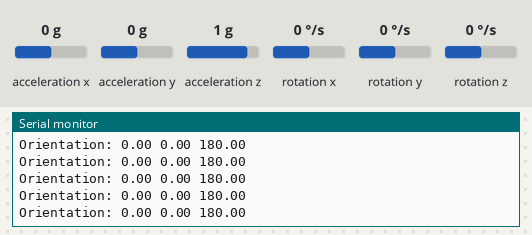
Bench run of a sketch on a simulated Arduino Uno, built for the host (arithmetic inside an expression is 32-bit, double 64-bit). On the bench: the last lines printed to the serial monitor. The inputs (shaded band) are chosen by the test bench; at power-on: acceleration x 0 g, acceleration y 0 g, acceleration z 1 g, rotation x 0 °/s, rotation y 0 °/s, rotation z 0 °/s.

Above: at 1.2 s.
1.3 s: acceleration x set to -1.4 g
At 1.35 s:
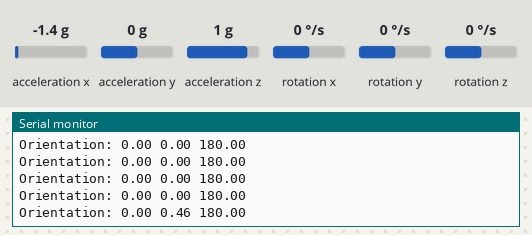
2.8 s: acceleration y set to -1.4 g
At 2.83 s:
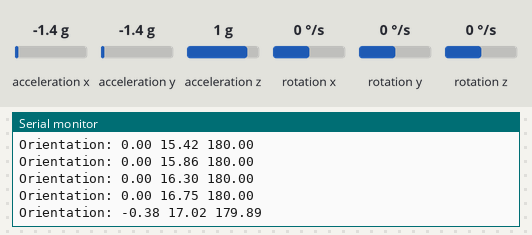
4.3 s: acceleration z set to -1.4 g
At 4.35 s:
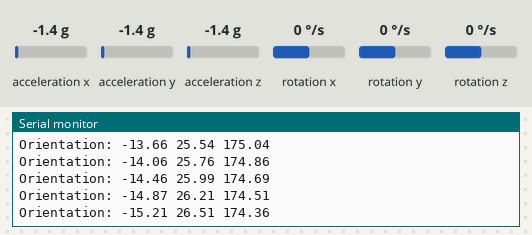
5.8 s: rotation x set to -192 °/s
At 5.83 s:
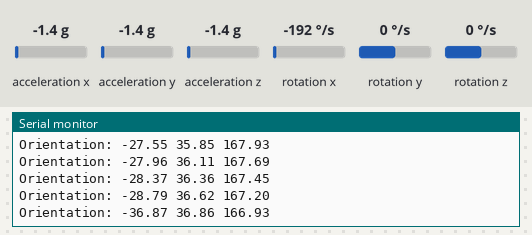
7.3 s: rotation y set to -192 °/s
At 7.31 s:
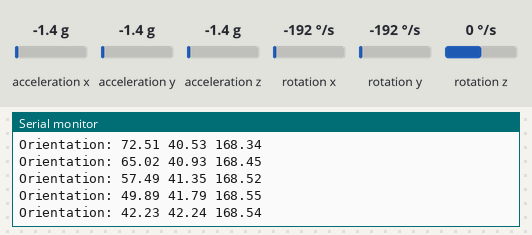
Timing chart, 0 to 9.8 s (numbered marks = the images above; inputs shaded):
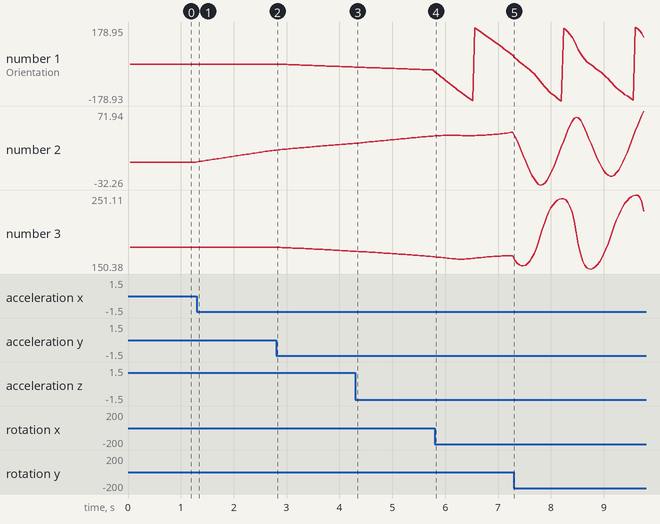

The sketch:

box_interaction.ino
```cpp
#include <CurieIMU.h>
#include <MadgwickAHRS.h>

Madgwick filter;
unsigned long microsPerReading, microsPrevious;
float accelScale, gyroScale;

void setup() {
  Serial.begin(9600);

  // start the IMU and filter
  CurieIMU.begin();
  CurieIMU.setGyroRate(25);
  CurieIMU.setAccelerometerRate(25);
  filter.begin(25);

  // Set the accelerometer range to 2G
  CurieIMU.setAccelerometerRange(2);
  // Set the gyroscope range to 250 degrees/second
  CurieIMU.setGyroRange(250);

  // initialize variables to pace updates to correct rate
  microsPerReading = 1000000 / 25;
  microsPrevious = micros();
}

void loop() {
  int aix, aiy, aiz;
  int gix, giy, giz;
  float ax, ay, az;
  float gx, gy, gz;
  float roll, pitch, heading;
  unsigned long microsNow;

  // check if it's time to read data and update the filter
  microsNow = micros();
  if (microsNow - microsPrevious >= microsPerReading) {

    // read raw data from CurieIMU
    CurieIMU.readMotionSensor(aix, aiy, aiz, gix, giy, giz);

    // convert from raw data to gravity and degrees/second units
    ax = convertRawAcceleration(aix);
    ay = convertRawAcceleration(aiy);
    az = convertRawAcceleration(aiz);
    gx = convertRawGyro(gix);
    gy = convertRawGyro(giy);
    gz = convertRawGyro(giz);

    // update the filter, which computes orientation
    filter.updateIMU(gx, gy, gz, ax, ay, az);

    // print the heading, pitch and roll
    roll = filter.getRoll();
    pitch = filter.getPitch();

    heading = filter.getYaw();


    Serial.print("Orientation: ");
    Serial.print(roll);
    Serial.print(" ");
    Serial.print(pitch);
    Serial.print(" ");
    Serial.println(heading);

    // increment previous time, so we keep proper pace
    microsPrevious = microsPrevious + microsPerReading;
  }
}

float convertRawAcceleration(int aRaw) {
  // since we are using 2G range
  // -2g maps to a raw value of -32768
  // +2g maps to a raw value of 32767

  float a = (aRaw * 2.0) / 32768.0;
  return a;
}

float convertRawGyro(int gRaw) {
  // since we are using 250 degrees/seconds range
  // -250 maps to a raw value of -32768
  // +250 maps to a raw value of 32767

  float g = (gRaw * 250.0) / 32768.0;
  return g;
}
```

Measured:
- after the input at 1.3 s, the serial monitor: prints a new line at once (image 1)
- after the input at 2.8 s, the serial monitor: prints a new line at once (image 2)
- plotted number 1: 0 → -14.87 after the input at 2.8 s
- plotted number 2: 0 → 16.75 after the input at 1.3 s, 16.75 → 26.21 after the input at 2.8 s
- plotted number 3: 180 → 174.51 after the input at 2.8 s
